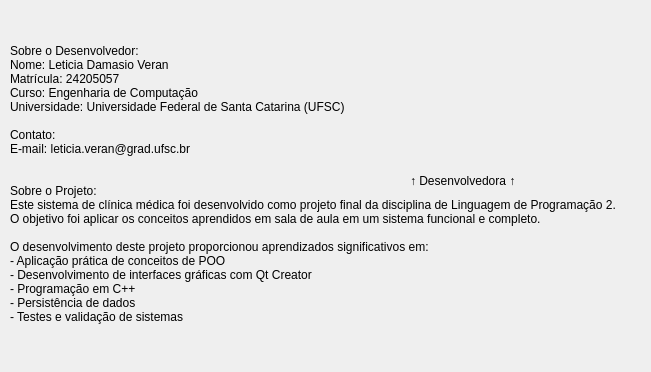
<?xml version="1.0" encoding="UTF-8"?>
<ui version="4.0">
 <class>Desenvolvedor</class>
 <widget class="QDialog" name="Desenvolvedor">
  <property name="geometry">
   <rect>
    <x>0</x>
    <y>0</y>
    <width>651</width>
    <height>372</height>
   </rect>
  </property>
  <property name="windowTitle">
   <string>Dialog</string>
  </property>
  <widget class="QLabel" name="label">
   <property name="geometry">
    <rect>
     <x>10</x>
     <y>-20</y>
     <width>841</width>
     <height>421</height>
    </rect>
   </property>
   <property name="text">
    <string>Sobre o Desenvolvedor:
Nome: Leticia Damasio Veran
Matrícula: 24205057
Curso: Engenharia de Computação
Universidade: Universidade Federal de Santa Catarina (UFSC)

Contato: 
E-mail: leticia.veran@grad.ufsc.br


Sobre o Projeto: 
Este sistema de clínica médica foi desenvolvido como projeto final da disciplina de Linguagem de Programação 2.
O objetivo foi aplicar os conceitos aprendidos em sala de aula em um sistema funcional e completo.

O desenvolvimento deste projeto proporcionou aprendizados significativos em:
- Aplicação prática de conceitos de POO
- Desenvolvimento de interfaces gráficas com Qt Creator
- Programação em C++
- Persistência de dados
- Testes e validação de sistemas
</string>
   </property>
  </widget>
  <widget class="QLabel" name="label_2">
   <property name="geometry">
    <rect>
     <x>370</x>
     <y>-30</y>
     <width>211</width>
     <height>201</height>
    </rect>
   </property>
   <property name="text">
    <string/>
   </property>
   <property name="pixmap">
    <pixmap>euProg.jpg</pixmap>
   </property>
   <property name="scaledContents">
    <bool>true</bool>
   </property>
  </widget>
  <widget class="QLabel" name="label_3">
   <property name="geometry">
    <rect>
     <x>410</x>
     <y>170</y>
     <width>151</width>
     <height>21</height>
    </rect>
   </property>
   <property name="text">
    <string>↑ Desenvolvedora ↑</string>
   </property>
  </widget>
 </widget>
 <resources/>
 <connections/>
</ui>
